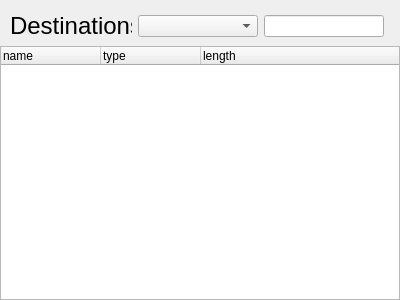
<?xml version="1.0" encoding="UTF-8"?>
<ui version="4.0">
 <class>SignalList</class>
 <widget class="QWidget" name="SignalList">
  <property name="geometry">
   <rect>
    <x>0</x>
    <y>0</y>
    <width>400</width>
    <height>300</height>
   </rect>
  </property>
  <property name="windowTitle">
   <string>Form</string>
  </property>
  <layout class="QGridLayout" name="gridLayout" columnstretch="0,1,1,0">
   <property name="leftMargin">
    <number>0</number>
   </property>
   <property name="topMargin">
    <number>12</number>
   </property>
   <property name="rightMargin">
    <number>0</number>
   </property>
   <property name="bottomMargin">
    <number>0</number>
   </property>
   <item row="0" column="2">
    <widget class="QLineEdit" name="search">
     <property name="minimumSize">
      <size>
       <width>120</width>
       <height>0</height>
      </size>
     </property>
     <property name="acceptDrops">
      <bool>false</bool>
     </property>
     <property name="frame">
      <bool>true</bool>
     </property>
     <property name="clearButtonEnabled">
      <bool>true</bool>
     </property>
    </widget>
   </item>
   <item row="0" column="1">
    <widget class="QComboBox" name="prefix">
     <property name="sizePolicy">
      <sizepolicy hsizetype="Expanding" vsizetype="Fixed">
       <horstretch>0</horstretch>
       <verstretch>0</verstretch>
      </sizepolicy>
     </property>
     <property name="minimumSize">
      <size>
       <width>120</width>
       <height>0</height>
      </size>
     </property>
    </widget>
   </item>
   <item row="0" column="0">
    <widget class="QLabel" name="label">
     <property name="sizePolicy">
      <sizepolicy hsizetype="Fixed" vsizetype="Preferred">
       <horstretch>0</horstretch>
       <verstretch>0</verstretch>
      </sizepolicy>
     </property>
     <property name="minimumSize">
      <size>
       <width>120</width>
       <height>0</height>
      </size>
     </property>
     <property name="font">
      <font>
       <pointsize>18</pointsize>
      </font>
     </property>
     <property name="text">
      <string>Destinations</string>
     </property>
     <property name="indent">
      <number>10</number>
     </property>
    </widget>
   </item>
   <item row="0" column="3">
    <spacer name="horizontalSpacer">
     <property name="orientation">
      <enum>Qt::Horizontal</enum>
     </property>
     <property name="sizeType">
      <enum>QSizePolicy::Fixed</enum>
     </property>
     <property name="sizeHint" stdset="0">
      <size>
       <width>10</width>
       <height>20</height>
      </size>
     </property>
    </spacer>
   </item>
   <item row="1" column="0" colspan="4">
    <widget class="QTreeWidget" name="tree">
     <property name="sizePolicy">
      <sizepolicy hsizetype="Expanding" vsizetype="Expanding">
       <horstretch>0</horstretch>
       <verstretch>20</verstretch>
      </sizepolicy>
     </property>
     <column>
      <property name="text">
       <string>name</string>
      </property>
     </column>
     <column>
      <property name="text">
       <string>type</string>
      </property>
     </column>
     <column>
      <property name="text">
       <string>length</string>
      </property>
     </column>
    </widget>
   </item>
  </layout>
 </widget>
 <resources/>
 <connections/>
</ui>
